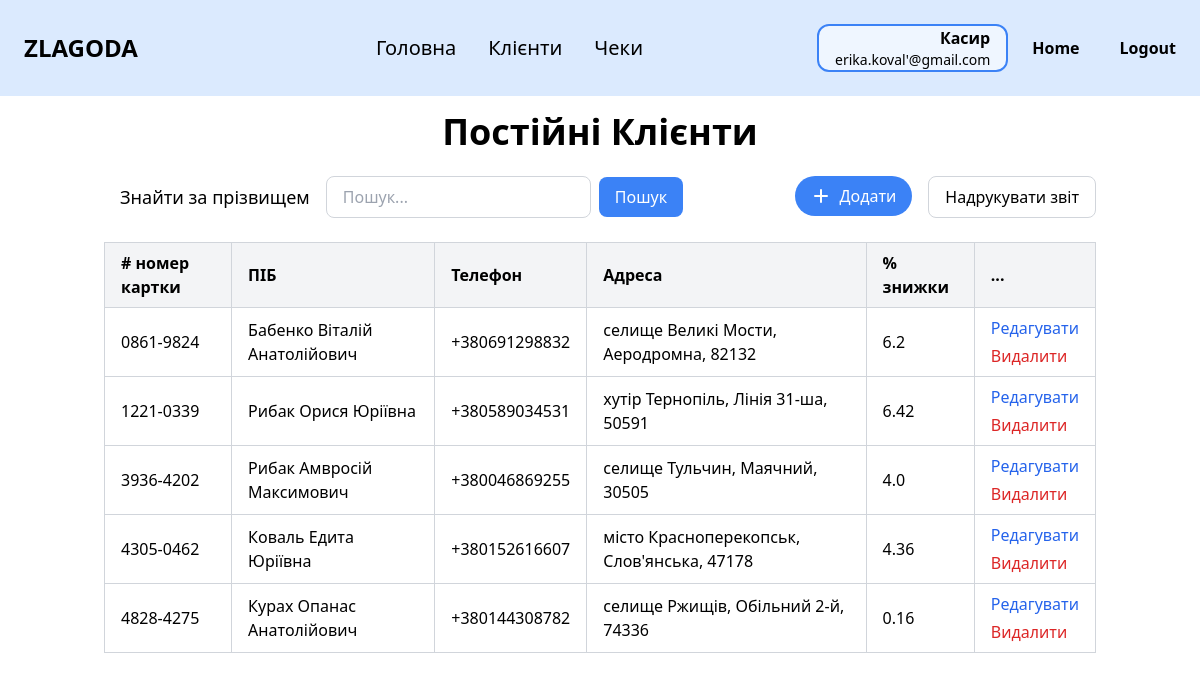
The page /clients (signed in) on the database its author committed.
### zlg_website/models.py (models this page shows, shortened)
class Employee(db.Model, UserMixin):
    __tablename__ = 'employee'
    id = db.Column(db.Integer, primary_key=True)
    last_name = db.Column(db.String(100))
    first_name = db.Column(db.String(100))
    middle_name = db.Column(db.String(100))
    position = db.Column(db.String(100))
    salary = db.Column(db.Float)
    start_date = db.Column(db.Date)
    birth_date = db.Column(db.Date)
    phone = db.Column(db.String(20))
    city = db.Column(db.String(100))
    street = db.Column(db.String(100))
    postal_code = db.Column(db.String(10))
    password = db.Column(db.String(10000))
    email = db.Column(db.String(100), unique=True)
    @property
    def full_name(self):
        parts = [self.last_name, self.first_name, self.middle_name]
        return " ".join(part for part in parts if part)
    @property
    def address(self):
        return f"{self.city}, {self.street}, {self.postal_code}"

class CustomerCard(db.Model):
    __tablename__ = 'customer_card'
    card_number = db.Column(db.String(20), primary_key=True)
    last_name = db.Column(db.String(100))
    first_name = db.Column(db.String(100))
    middle_name = db.Column(db.String(100))
    phone = db.Column(db.String(20))
    city = db.Column(db.String(100), nullable=True)
    street = db.Column(db.String(100), nullable=True)
    postal_code = db.Column(db.String(10), nullable=True)
    discount_percent = db.Column(db.Float)

### zlg_website/views/clients.py (the view)
@views.route('/clients')
@login_required
def clients():
    search_query = request.args.get('search', '')
    city_filter = request.args.get('city')
    sort = request.args.get('sort')
    order = request.args.get('order', 'asc')
    query = CustomerCard.query
    if city_filter:
        query = query.filter(CustomerCard.city.ilike(f"%{city_filter}%"))
    if sort == 'last_name':
        query = query.order_by(
            CustomerCard.last_name.desc() if order == 'desc' else CustomerCard.last_name.asc()
        )
    else:
        query = query.order_by(CustomerCard.card_number.asc())
    clients = query.all()
    if search_query:
        search_lower = search_query.lower()
        clients = [c for c in clients if search_lower in c.last_name.lower()]
    return render_template("cards.html", user=current_user, clients=clients,
                           current_city=city_filter, search_query=search_query)

### zlg_website/__init__.py (called while the page is built)
def create_app():
    app = Flask(__name__)
    app.config['SECRET_KEY'] = 'zlagoda'
    app.config['SQLALCHEMY_DATABASE_URI'] = f'sqlite:///{os.path.join(app.instance_path, DB_NAME)}'
    db.init_app(app)
    from .views import views
    from .auth import auth
    app.register_blueprint(views, url_prefix='/')
    app.register_blueprint(auth, url_prefix='/')
    from .models import Employee
    with app.app_context():
        if database_is_empty():
            create_database(app)
    login_manager = LoginManager()
    login_manager.login_view = 'auth.login'
    login_manager.init_app(app)
    @login_manager.user_loader
    def load_user(id):
        return Employee.query.get(int(id))
    return app

### zlg_website/templates/cards.html (shortened to what this page needs)
{% extends "base.html" %}
{% block content %}
<div class="py-4">
    <h1 class="text-4xl font-bold mb-6 text-center">Постійні Клієнти</h1>
    <div class="flex justify-between items-center mb-6">
        <div class="flex items-center">
            <p class="mr-4 ml-4 text-lg">Знайти за прізвищем</p>
            <form method="GET" action="{{ url_for('views.clients') }}" class="flex items-center" id="search-form">
                <input
                    type="text"
                    name="search"
                    placeholder="Пошук..."
                    value="{{ request.args.get('search', '') }}"
                    class="px-4 py-2 border border-gray-300 rounded-lg focus:outline-none focus:ring-2 focus:ring-blue-500"
                />
                <button type="submit" class="ml-2 px-4 py-2 bg-blue-500 text-white rounded-lg hover:bg-blue-600">Пошук</button>
            </form>
        </div>
        <div class="flex space-x-4">
            <a href="{{ url_for('views.add_client') }}">
                <button class="flex items-center px-4 py-2 bg-blue-500 text-white rounded-full hover:bg-blue-600">
                    <svg xmlns="http://www.w3.org/2000/svg" class="h-5 w-5 mr-2" viewBox="0 0 20 20" fill="currentColor">
                        <path fill-rule="evenodd"
                              d="M10 3a1 1 0 011 1v5h5a1 1 0 110 2h-5v5a1 1 0 11-2 0v-5H4a1 1 0 110-2h5V4a1 1 0 011-1z"
                              clip-rule="evenodd"/>
                    </svg>
                    Додати
                </button>
            </a>
            <button class="px-4 py-2 border border-gray-300 rounded-lg hover:bg-gray-100">
                Надрукувати звіт
            </button>
        </div>
    </div>
    <div class="overflow-x-auto">
        <table class="min-w-full border-collapse border border-gray-300">
            <thead>
            <tr class="bg-gray-100">
                <th class="border border-gray-300 px-4 py-2 text-left"># номер картки</th>
                <th class="border border-gray-300 px-4 py-2 text-left">
                    <a href="{{ url_for('views.clients', search=request.args.get('search'), sort='last_name', order='asc' if request.args.get('order') == 'desc' else 'desc') }}" class="hover:underline">
                        ПІБ
                    </a>
                </th>
                <th class="border border-gray-300 px-4 py-2 text-left">Телефон</th>
                <th class="border border-gray-300 px-4 py-2 text-left">Адреса</th>
                <th class="border border-gray-300 px-4 py-2 text-left">% знижки</th>
                <th class="border border-gray-300 px-4 py-2 text-left">...</th>
            </tr>
            </thead>
            <tbody>
            {% if clients %}
                {% for client in clients %}
                <tr>
                    <td class="border border-gray-300 px-4 py-2">{{ client.card_number }}</td>
                    <td class="border border-gray-300 px-4 py-2">{{ client.last_name }} {{ client.first_name }} {{ client.middle_name }}</td>
                    <td class="border border-gray-300 px-4 py-2">{{ client.phone }}</td>
                    <td class="border border-gray-300 px-4 py-2">{{ client.city }}, {{ client.street }}, {{ client.postal_code }}</td>
                    <td class="border border-gray-300 px-4 py-2">{{ client.discount_percent }}</td>
                    <td class="border border-gray-300 px-4 py-2">
                        <div class="flex flex-col space-y-1">
                            <a href="/clients/edit/{{ client.card_number }}" class="text-blue-600 hover:underline">Редагувати</a>
                            <form method="POST" action="{{ url_for('views.delete_client', card_number=client.card_number) }}" onsubmit="return confirmDeleteClient()" class="inline">
                                <button type="submit" class="text-red-600 hover:underline">Видалити</button>
                            </form>
                        </div>
                    </td>
                </tr>
                {% endfor %}
            {% endif %}
            </tbody>
        </table>
    </div>
</div>
{% endblock %}

### zlg_website/templates/base.html (shortened to what this page needs)
<!DOCTYPE html>
<html lang="en">
<head>
    <link rel="stylesheet" href="https://cdn.jsdelivr.net/npm/tailwindcss@2.2.19/dist/tailwind.min.css">
</head>
<body class="bg-white text-black">
<nav class="bg-blue-100 p-6">
    <div class="flex items-center justify-between">
        <div class="text-black text-2xl font-black mr-16">ZLAGODA</div>
        {% if user.is_authenticated %}
        <div class="flex gap-8 max-md:gap-5 max-sm:hidden">
            <a href="/" class="text-xl cursor-pointer max-md:text-base">Головна</a>
            {% if user.position == 'Менеджер' %}
            <a href="/employees" class="text-xl cursor-pointer max-md:text-base">Працівники</a>
            <a href="/categories" class="text-xl cursor-pointer max-md:text-base">Категорії</a>
            <a href="/products" class="text-xl cursor-pointer max-md:text-base">Товари</a>
            <a href="/stock" class="text-xl cursor-pointer max-md:text-base">Наявність</a>
            <a href="/clients" class="text-xl cursor-pointer max-md:text-base">Клієнти</a>
            <a href="/receipts" class="text-xl cursor-pointer max-md:text-base">Чеки</a>
            {% elif user.position == 'Касир' %}
            <a href="/clients" class="text-xl cursor-pointer max-md:text-base">Клієнти</a>
            <a href="/receipts" class="text-xl cursor-pointer max-md:text-base">Чеки</a>
            {% endif %}
        </div>
        {% endif %}
        {% if user.is_authenticated %}
        <div class="flex items-center gap-6">
            <div class="px-4 border-2 border-blue-500 rounded-xl bg-blue-50 text-right">
                <p class="text-base font-semibold">
                    {% if user.position == 'Касир' %}
                    Касир
                    {% elif user.position == 'Менеджер' %}
                    Менеджер
                    {% else %}
                    {{ user.position }}
                    {% endif %}
                </p>
                <p class="text-sm">{{ user.email }}</p>
            </div>
            <a href="/welcome" class="text-black font-bold mr-4">Home</a>
            <a href="/logout" class="text-black font-bold">Logout</a>
        </div>
        {% else %}
        <a href="/login" class="text-black font-bold">Login</a>
        {% endif %}
    </div>
</nav>
<div class="container mx-auto px-4">
    {% block content %}{% endblock %}
</div>
</body>
</html>

### rows shown on the page
Employee: email "erika.koval'@gmail.com"
CustomerCard: card_number "0861-9824", last_name "Бабенко", first_name "Віталій", middle_name "Анатолійович", phone "+380691298832", city "селище Великі Мости", street "Аеродромна", postal_code "82132", discount_percent "6.2"
CustomerCard: card_number "1221-0339", last_name "Рибак", first_name "Орися", middle_name "Юріївна", phone "+380589034531", city "хутір Тернопіль", street "Лінія 31-ша", postal_code "50591", discount_percent "6.42"
CustomerCard: card_number "3936-4202", last_name "Рибак", first_name "Амвросій", middle_name "Максимович", phone "+380046869255", city "селище Тульчин", street "Маячний", postal_code "30505", discount_percent "4.0"
CustomerCard: card_number "4305-0462", last_name "Коваль", first_name "Едита", middle_name "Юріївна", phone "+380152616607", city "місто Красноперекопськ", street "Слов'янська", postal_code "47178", discount_percent "4.36"
CustomerCard: card_number "4828-4275", last_name "Курах", first_name "Опанас", middle_name "Анатолійович", phone "+380144308782", city "селище Ржищів", street "Обільний 2-й", postal_code "74336", discount_percent "0.16"
